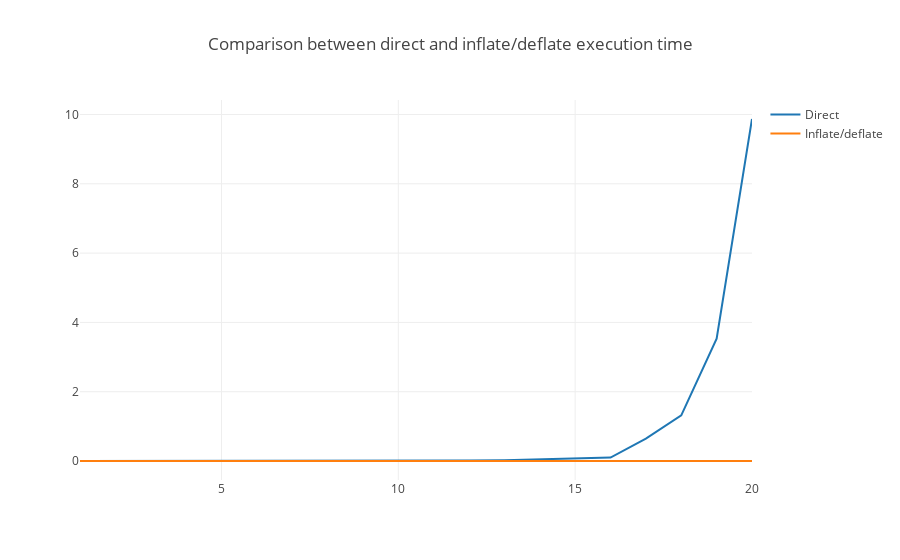

Write notebook code for a chart like this one.
### Code cell
times_infdef = np.zeros_like(Ns, dtype=np.float_)
for i, n in enumerate(Ns):
    sampler_infdef = InflateDeflateSampler(n, 10, 0.1)
    times_infdef[i] = timeit.timeit(sampler_infdef.sample, number=3)

py.iplot(Figure(
    data=[Scatter(x=Ns, y=times_direct, name="Direct"), Scatter(x=Ns, y=times_infdef, name="Inflate/deflate")],
    layout=Layout(title="Comparison between direct and inflate/deflate execution time")
))

### Figure 1 — Plotly figure (JSON) as saved in the notebook; plotly's stock layout.template omitted (floating-point values rounded to 4 significant figures)
{"data": [{"name": "Direct", "type": "scatter", "x": [1, 2, 3, 4, 5, 6, 7, 8, 9, 10, 11, 12, 13, 14, 15, 16, 17, 18, 19, 20], "y": [0.0007579, 0.0004267, 0.0004421, 0.0005691, 0.0007213, 0.0009943, 0.001295, 0.001812, 0.003263, 0.00425, 0.007163, 0.01132, 0.02229, 0.04998, 0.09138, 0.09974, 0.6446, 1.319, 3.533, 9.87]}, {"name": "Inflate/deflate", "type": "scatter", "x": [1, 2, 3, 4, 5, 6, 7, 8, 9, 10, 11, 12, 13, 14, 15, 16, 17, 18, 19, 20], "y": [0.000694, 0.0006606, 0.0006828, 0.0006974, 0.0007209, 0.001259, 0.000793, 0.0007843, 0.0008065, 0.0008296, 0.0008479, 0.0008817, 0.000897, 0.001086, 0.001019, 0.001156, 0.001027, 0.001103, 0.001072, 0.00107]}], "layout": {"title": "Comparison between direct and inflate/deflate execution time"}}
